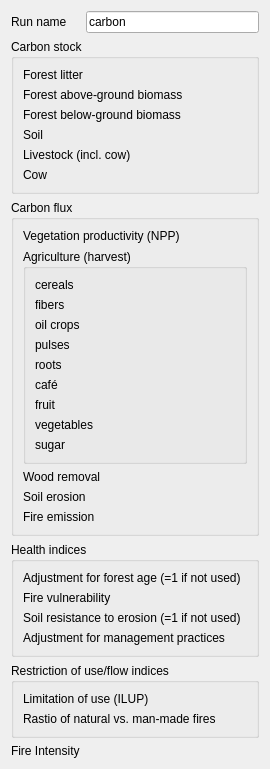
                            <widget class="QWidget" name="CARBON_">
                              <layout class="QFormLayout" name="formLayout_6">
                                <item row="0" column="0">
                                  <widget class="QLabel" name="label_14">
                                    <property name="text">
                                      <string>Run name</string>
                                    </property>
                                  </widget>
                                </item>
                                <item row="0" column="1">
                                  <widget class="QLineEdit" name="run_name_">
                                    <property name="text">
                                      <string>carbon</string>
                                    </property>
                                  </widget>
                                </item>
                                <item row="1" column="0" colspan="2">
                                  <widget class="QGroupBox" name="groupBox_8">
                                    <property name="title">
                                      <string>Carbon stock</string>
                                    </property>
                                    <layout class="QFormLayout" name="formLayout_32">
                                      <item row="0" column="0">
                                        <widget class="QLabel" name="label_15">
                                          <property name="text">
                                            <string>Forest litter</string>
                                          </property>
                                        </widget>
                                      </item>
                                      <item row="0" column="1">
                                        <widget class="QgsFileWidget" name="ForestLitter_">
                                          <property name="filter">
                                            <string>Geotiff (*.tiff *.tif);; All Files (*.*)</string>
                                          </property>
                                        </widget>
                                      </item>
                                      <item row="1" column="0">
                                        <widget class="QLabel" name="label_16">
                                          <property name="text">
                                            <string>Forest above-ground biomass</string>
                                          </property>
                                        </widget>
                                      </item>
                                      <item row="1" column="1">
                                        <widget class="QgsFileWidget" name="ForestAGB_">
                                          <property name="filter">
                                            <string>Geotiff (*.tiff *.tif);; All Files (*.*)</string>
                                          </property>
                                        </widget>
                                      </item>
                                      <item row="2" column="0">
                                        <widget class="QLabel" name="label_5">
                                          <property name="text">
                                            <string>Forest below-ground biomass</string>
                                          </property>
                                        </widget>
                                      </item>
                                      <item row="2" column="1">
                                        <widget class="QgsFileWidget" name="ForestBGB_">
                                          <property name="filter">
                                            <string>Geotiff (*.tiff *.tif);; All Files (*.*)</string>
                                          </property>
                                        </widget>
                                      </item>
                                      <item row="3" column="0">
                                        <widget class="QLabel" name="label_19">
                                          <property name="text">
                                            <string>Soil</string>
                                          </property>
                                        </widget>
                                      </item>
                                      <item row="3" column="1">
                                        <widget class="QgsFileWidget" name="Soil_">
                                          <property name="filter">
                                            <string>Geotiff (*.tiff *.tif);; All Files (*.*)</string>
                                          </property>
                                        </widget>
                                      </item>
                                      <item row="4" column="0">
                                        <widget class="QLabel" name="label_20">
                                          <property name="text">
                                            <string>Livestock (incl. cow)</string>
                                          </property>
                                        </widget>
                                      </item>
                                      <item row="4" column="1">
                                        <widget class="QgsFileWidget" name="Livestock_">
                                          <property name="filter">
                                            <string>Geotiff (*.tiff *.tif);; All Files (*.*)</string>
                                          </property>
                                        </widget>
                                      </item>
                                      <item row="5" column="1">
                                        <widget class="QgsFileWidget" name="Cow_">
                                          <property name="filter">
                                            <string>Geotiff (*.tiff *.tif);; All Files (*.*)</string>
                                          </property>
                                        </widget>
                                      </item>
                                      <item row="5" column="0">
                                        <widget class="QLabel" name="label_37">
                                          <property name="text">
                                            <string>Cow</string>
                                          </property>
                                        </widget>
                                      </item>
                                    </layout>
                                  </widget>
                                </item>
                                <item row="3" column="0" colspan="2">
                                  <widget class="QGroupBox" name="groupBox_9">
                                    <property name="title">
                                      <string>Carbon flux</string>
                                    </property>
                                    <layout class="QFormLayout" name="formLayout_33">
                                      <item row="0" column="0">
                                        <widget class="QLabel" name="label_21">
                                          <property name="text">
                                            <string>Vegetation productivity (NPP)</string>
                                          </property>
                                        </widget>
                                      </item>
                                      <item row="0" column="1">
                                        <widget class="QgsFileWidget" name="NPP_">
                                          <property name="filter">
                                            <string>Geotiff (*.tiff *.tif);; All Files (*.*)</string>
                                          </property>
                                        </widget>
                                      </item>
                                      <item row="2" column="0">
                                        <widget class="QLabel" name="label_30">
                                          <property name="text">
                                            <string>Wood removal</string>
                                          </property>
                                        </widget>
                                      </item>
                                      <item row="2" column="1">
                                        <widget class="QgsFileWidget" name="WoodRemoval_">
                                          <property name="filter">
                                            <string>Geotiff (*.tiff *.tif);; All Files (*.*)</string>
                                          </property>
                                        </widget>
                                      </item>
                                      <item row="4" column="0">
                                        <widget class="QLabel" name="label_31">
                                          <property name="text">
                                            <string>Soil erosion</string>
                                          </property>
                                        </widget>
                                      </item>
                                      <item row="4" column="1">
                                        <widget class="QgsFileWidget" name="SoilErosion_">
                                          <property name="filter">
                                            <string>Geotiff (*.tiff *.tif);; All Files (*.*)</string>
                                          </property>
                                        </widget>
                                      </item>
                                      <item row="5" column="1">
                                        <widget class="QgsFileWidget" name="Fire_">
                                          <property name="filter">
                                            <string>Geotiff (*.tiff *.tif);; All Files (*.*)</string>
                                          </property>
                                        </widget>
                                      </item>
                                      <item row="5" column="0">
                                        <widget class="QLabel" name="label_38">
                                          <property name="text">
                                            <string>Fire emission</string>
                                          </property>
                                        </widget>
                                      </item>
                                      <item row="1" column="0" colspan="2">
                                        <widget class="QGroupBox" name="groupBox_10">
                                          <property name="title">
                                            <string>Agriculture (harvest)</string>
                                          </property>
                                          <layout class="QFormLayout" name="formLayout_34">
                                            <item row="0" column="0">
                                              <widget class="QLabel" name="label_22">
                                                <property name="text">
                                                  <string>cereals</string>
                                                </property>
                                              </widget>
                                            </item>
                                            <item row="0" column="1">
                                              <widget class="QgsFileWidget"
                                                name="Agriculture_cereals_">
                                                <property name="filter">
                                                  <string>Geotiff (*.tiff *.tif);; All Files (*.*)</string>
                                                </property>
                                              </widget>
                                            </item>
                                            <item row="1" column="0">
                                              <widget class="QLabel" name="label_23">
                                                <property name="text">
                                                  <string>fibers</string>
                                                </property>
                                              </widget>
                                            </item>
                                            <item row="1" column="1">
                                              <widget class="QgsFileWidget"
                                                name="Agriculture_fiber_">
                                                <property name="filter">
                                                  <string>Geotiff (*.tiff *.tif);; All Files (*.*)</string>
                                                </property>
                                              </widget>
                                            </item>
                                            <item row="2" column="0">
                                              <widget class="QLabel" name="label_24">
                                                <property name="text">
                                                  <string>oil crops</string>
                                                </property>
                                              </widget>
                                            </item>
                                            <item row="2" column="1">
                                              <widget class="QgsFileWidget"
                                                name="Agriculture_oilcrop_">
                                                <property name="filter">
                                                  <string>Geotiff (*.tiff *.tif);; All Files (*.*)</string>
                                                </property>
                                              </widget>
                                            </item>
                                            <item row="3" column="0">
                                              <widget class="QLabel" name="label_25">
                                                <property name="text">
                                                  <string>pulses</string>
                                                </property>
                                              </widget>
                                            </item>
                                            <item row="3" column="1">
                                              <widget class="QgsFileWidget"
                                                name="Agriculture_pulses_">
                                                <property name="filter">
                                                  <string>Geotiff (*.tiff *.tif);; All Files (*.*)</string>
                                                </property>
                                              </widget>
                                            </item>
                                            <item row="4" column="0">
                                              <widget class="QLabel" name="label_26">
                                                <property name="text">
                                                  <string>roots</string>
                                                </property>
                                              </widget>
                                            </item>
                                            <item row="4" column="1">
                                              <widget class="QgsFileWidget"
                                                name="Agriculture_roots_">
                                                <property name="filter">
                                                  <string>Geotiff (*.tiff *.tif);; All Files (*.*)</string>
                                                </property>
                                              </widget>
                                            </item>
                                            <item row="5" column="0">
                                              <widget class="QLabel" name="label_27">
                                                <property name="text">
                                                  <string>café</string>
                                                </property>
                                              </widget>
                                            </item>
                                            <item row="5" column="1">
                                              <widget class="QgsFileWidget" name="Agriculture_cafe_">
                                                <property name="filter">
                                                  <string>Geotiff (*.tiff *.tif);; All Files (*.*)</string>
                                                </property>
                                              </widget>
                                            </item>
                                            <item row="6" column="0">
                                              <widget class="QLabel" name="label_42">
                                                <property name="text">
                                                  <string>fruit</string>
                                                </property>
                                              </widget>
                                            </item>
                                            <item row="6" column="1">
                                              <widget class="QgsFileWidget"
                                                name="Agriculture_fruit_">
                                                <property name="filter">
                                                  <string>Geotiff (*.tiff *.tif);; All Files (*.*)</string>
                                                </property>
                                              </widget>
                                            </item>
                                            <item row="7" column="0">
                                              <widget class="QLabel" name="label_28">
                                                <property name="text">
                                                  <string>vegetables</string>
                                                </property>
                                              </widget>
                                            </item>
                                            <item row="7" column="1">
                                              <widget class="QgsFileWidget"
                                                name="Agriculture_vegetables_">
                                                <property name="filter">
                                                  <string>Geotiff (*.tiff *.tif);; All Files (*.*)</string>
                                                </property>
                                              </widget>
                                            </item>
                                            <item row="8" column="0">
                                              <widget class="QLabel" name="label_29">
                                                <property name="text">
                                                  <string>sugar</string>
                                                </property>
                                              </widget>
                                            </item>
                                            <item row="8" column="1">
                                              <widget class="QgsFileWidget"
                                                name="Agriculture_sugar_">
                                                <property name="filter">
                                                  <string>Geotiff (*.tiff *.tif);; All Files (*.*)</string>
                                                </property>
                                              </widget>
                                            </item>
                                          </layout>
                                        </widget>
                                      </item>
                                    </layout>
                                  </widget>
                                </item>
                                <item row="7" column="0" colspan="2">
                                  <widget class="QGroupBox" name="groupBox_11">
                                    <property name="title">
                                      <string>Health indices</string>
                                    </property>
                                    <layout class="QFormLayout" name="formLayout_35">
                                      <item row="0" column="0">
                                        <widget class="QLabel" name="label_33">
                                          <property name="text">
                                            <string>Adjustment for forest age (=1 if not used)</string>
                                          </property>
                                        </widget>
                                      </item>
                                      <item row="0" column="1">
                                        <widget class="QgsFileWidget" name="CEH1_">
                                          <property name="filter">
                                            <string>Geotiff (*.tiff *.tif);; All Files (*.*)</string>
                                          </property>
                                        </widget>
                                      </item>
                                      <item row="1" column="0">
                                        <widget class="QLabel" name="label_34">
                                          <property name="text">
                                            <string>Fire vulnerability</string>
                                          </property>
                                        </widget>
                                      </item>
                                      <item row="1" column="1">
                                        <widget class="QgsFileWidget" name="CEH4_">
                                          <property name="filter">
                                            <string>Geotiff (*.tiff *.tif);; All Files (*.*)</string>
                                          </property>
                                        </widget>
                                      </item>
                                      <item row="2" column="0">
                                        <widget class="QLabel" name="label_35">
                                          <property name="text">
                                            <string>Soil resistance to erosion (=1 if not used)</string>
                                          </property>
                                        </widget>
                                      </item>
                                      <item row="2" column="1">
                                        <widget class="QgsFileWidget" name="CEH6_">
                                          <property name="filter">
                                            <string>Geotiff (*.tiff *.tif);; All Files (*.*)</string>
                                          </property>
                                        </widget>
                                      </item>
                                      <item row="3" column="0">
                                        <widget class="QLabel" name="label_36">
                                          <property name="text">
                                            <string>Adjustment for management practices</string>
                                          </property>
                                        </widget>
                                      </item>
                                      <item row="3" column="1">
                                        <widget class="QgsFileWidget" name="CEH7_">
                                          <property name="filter">
                                            <string>Geotiff (*.tiff *.tif);; All Files (*.*)</string>
                                          </property>
                                        </widget>
                                      </item>
                                    </layout>
                                  </widget>
                                </item>
                                <item row="28" column="0">
                                  <widget class="QLabel" name="label_40">
                                    <property name="text">
                                      <string>Fire Intensity</string>
                                    </property>
                                  </widget>
                                </item>
                                <item row="28" column="1">
                                  <widget class="QgsFileWidget" name="FireInten_" />
                                </item>
                                <item row="10" column="0" colspan="2">
                                  <widget class="QGroupBox" name="groupBox_12">
                                    <property name="title">
                                      <string>Restriction of use/flow indices</string>
                                    </property>
                                    <layout class="QFormLayout" name="formLayout_36">
                                      <item row="0" column="0">
                                        <widget class="QLabel" name="label_32">
                                          <property name="text">
                                            <string>Limitation of use (ILUP)</string>
                                          </property>
                                        </widget>
                                      </item>
                                      <item row="0" column="1">
                                        <widget class="QgsFileWidget" name="ILUP_">
                                          <property name="filter">
                                            <string>Geotiff (*.tiff *.tif);; All Files (*.*)</string>
                                          </property>
                                        </widget>
                                      </item>
                                      <item row="1" column="0">
                                        <widget class="QLabel" name="label_39">
                                          <property name="text">
                                            <string>Rastio of natural vs. man-made fires</string>
                                          </property>
                                        </widget>
                                      </item>
                                      <item row="1" column="1">
                                        <widget class="QgsFileWidget" name="FireSplit_">
                                          <property name="filter">
                                            <string>Geotiff (*.tiff *.tif);; All Files (*.*)</string>
                                          </property>
                                        </widget>
                                      </item>
                                    </layout>
                                  </widget>
                                </item>
                              </layout>
                            </widget>
